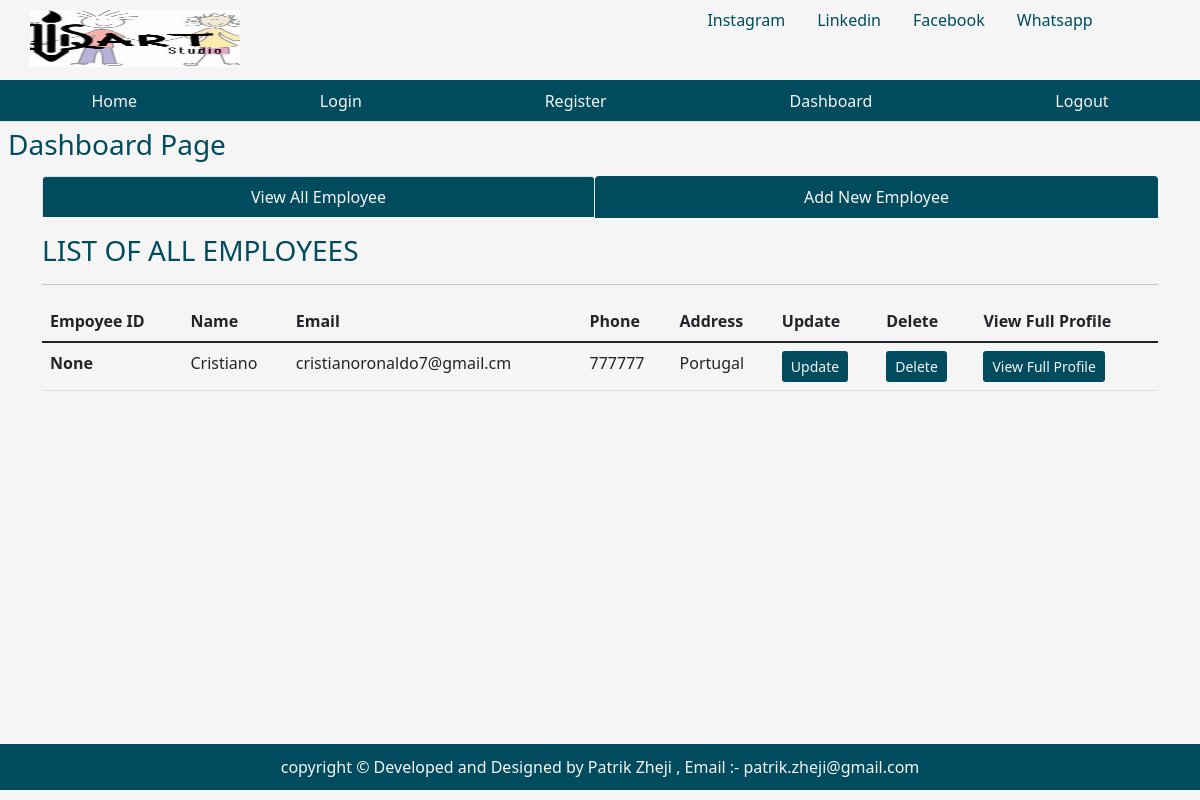
Page /dashboard on the earlier database version.
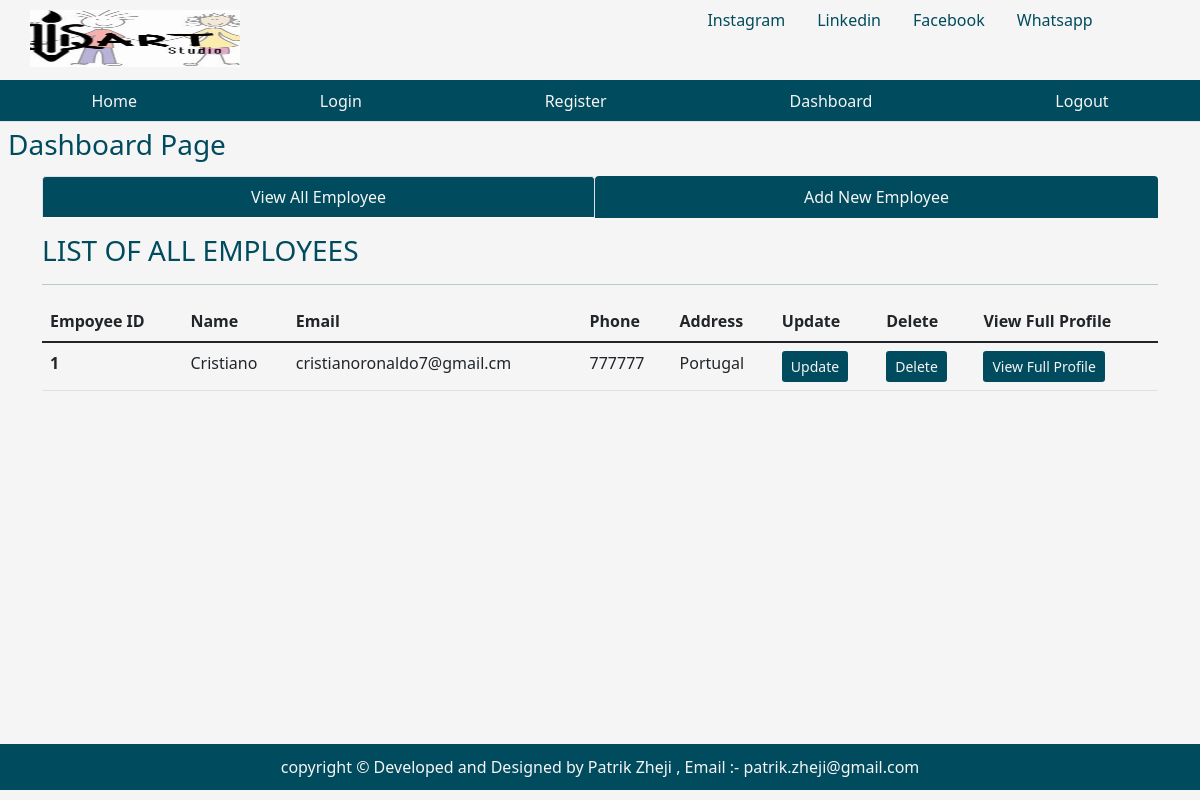
Same page on the later database version.
### tables this page shows
CREATE TABLE emp ( empid integer AUTO_INCREMENT PRIMARY KEY , name text not null, email text, phone integer,
address text, joining_date timestamp DEFAULt CURRENT_TIMESTAMP, total_projects integer default 1, total_test_Case
integer DEFAULT 1, total_defects_found integer DEFAUlT 1, total_defects_pending integer DEFAULT 1);

### app.py (the view)
@app.route('/dashboard')
def dashboard():
    user = get_current_user()
    db = get_database()
    emp_cur = db.execute('SELECT empid, name, email, phone, address FROM emp')
    allemp = emp_cur.fetchall()
    return render_template('dashboard.html', user=user, allemp=allemp)

### app.py (called while the page is built)
@app.teardown_appcontext
def close_database(eror):
    if hasattr(g, 'crudapplication_db'):
        g.crudapplication_db.close()

def get_current_user():
    user = None
    if 'user' in session:
        user = session['user']
        db = get_database()
        user_cur = db.execute('SELECT * FROM users WHERE name = ?', [user])
        user = user_cur.fetchone()
    return user

### database.py (called while the page is built)
def connect_to_database():
    sql = sqlite3.connect('/Users/patrikzheji/Desktop/Final-Project-Website-Qendra/Final_project_Holberton/crudapplication.db')
    sql.row_factory = sqlite3.Row
    return sql

def get_database():
    if not hasattr(g, 'crudapplication_db'):
        g.crudapplication_db = connect_to_database()
    return g.crudapplication_db

### templates/dashboard.html (shortened to what this page needs)
{% from "showlinks.html" import show_links, showsocialmedialinks %}
<!DOCTYPE html>
<html lang="en">
<head>
    <link href="https://cdn.jsdelivr.net/npm/bootstrap@5.1.3/dist/css/bootstrap.min.css" rel="stylesheet">
    <link rel="stylesheet" href="{{ url_for('static', filename='dashboard.css')}}" type = "text/css">
</head>
<body>
      <div class="parent">
        <div class="child child1">
          <img src="static/qartstudiologo.png" alt="Logo">
        </div>
        <div class="child child2">
          {{ showsocialmedialinks() }}
        </div>
        <div class="child child3">
          {{ show_links() }}
        </div>
        <div class="child child4">
            <h3 class="m-2">Dashboard Page</h3>
        </div>
        <div class="child child5" style="color:rgb(0, 75, 93);">
        </div>
        <div class="child child6  container" style="color:rgb(0, 75, 93);">
            <ul class="nav nav-tabs nav-fill mb-3">
                <li class="nav-item">
                  <a class="nav-link active" aria-current="page" href="{{ url_for('dashboard')}}" style=" background-color:rgb(0, 75, 93); color:whitesmoke;">View All Employee</a>
                </li>
                <li class="nav-item">
                  <a class="nav-link" style=" background-color:rgb(0, 75, 93); color:whitesmoke;" href="{{ url_for('addnewemployee')}}">Add New Employee</a>
                </li>
              </ul>
              <div class="table-responsive-lg caption-top">
                <caption><h3>LIST OF ALL EMPLOYEES</h3></caption>
                <hr>
                <table class="table">
                    <thead>
                        <tr>
                          <th scope="col">Empoyee ID</th>
                          <th scope="col">Name</th>
                          <th scope="col">Email</th>
                          <th scope="col">Phone</th>
                          <th scope="col">Address</th>
                          <th scope="col">Update</th>
                          <th scope="col">Delete</th>
                          <th scope="col">View Full Profile</th>
                        </tr>
                      </thead>
                      <tbody>
                        {% for emp in allemp %}
                        <tr>
                            <th scope="row">{{ emp['empid'] }}</th>
                            <td>{{ emp['name'] }}</td>
                            <td>{{ emp['email'] }}</td>
                            <td>{{ emp['phone'] }}</td>
                            <td>{{ emp['address'] }}</td>
                            <td><a class="btn btn-sm" style="background-color:rgb(0, 75, 93); color:whitesmoke;" href="{{ url_for('singleemployee', empid=emp['empid']  )}}">Update</a></td>
                            <td><a class="btn btn-sm" style="background-color:rgb(0, 75, 93); color:whitesmoke;" href="{{ url_for('singleemployee', empid=emp['empid']  )}}">Delete</a></td>
                            <td><a class="btn btn-sm" style="background-color:rgb(0, 75, 93); color:whitesmoke;" href="{{ url_for('singleemployee', empid=emp['empid']  )}}">View Full Profile</a></td>
                          </tr>
                        {% endfor %}
                      </tbody>
                </table>
              </div>
        </div>
        <div class="child child7" style="background-color:rgb(0, 75, 93); color:whitesmoke;">
            <p class="p-3 text-center">copyright &copy; Developed and Designed by Patrik Zheji , Email :- patrik.zheji@gmail.com</p>
        </div>
      </div>
</body>
</html>

Differences in the rows shown:
removed emp: empid "None", name "Cristiano", email "cristianoronaldo7@gmail.cm", phone "777777", address "Portugal"
added emp: empid "1", name "Cristiano", email "cristianoronaldo7@gmail.cm", phone "777777", address "Portugal"
